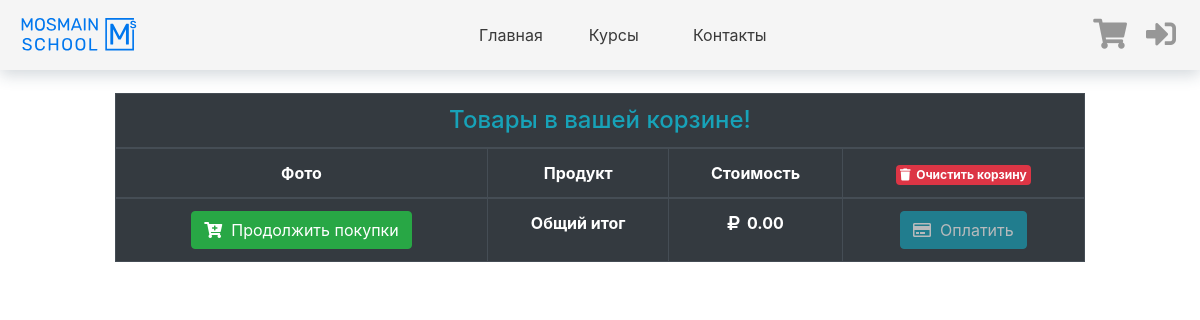
The page /cart.php on the database as committed earlier.
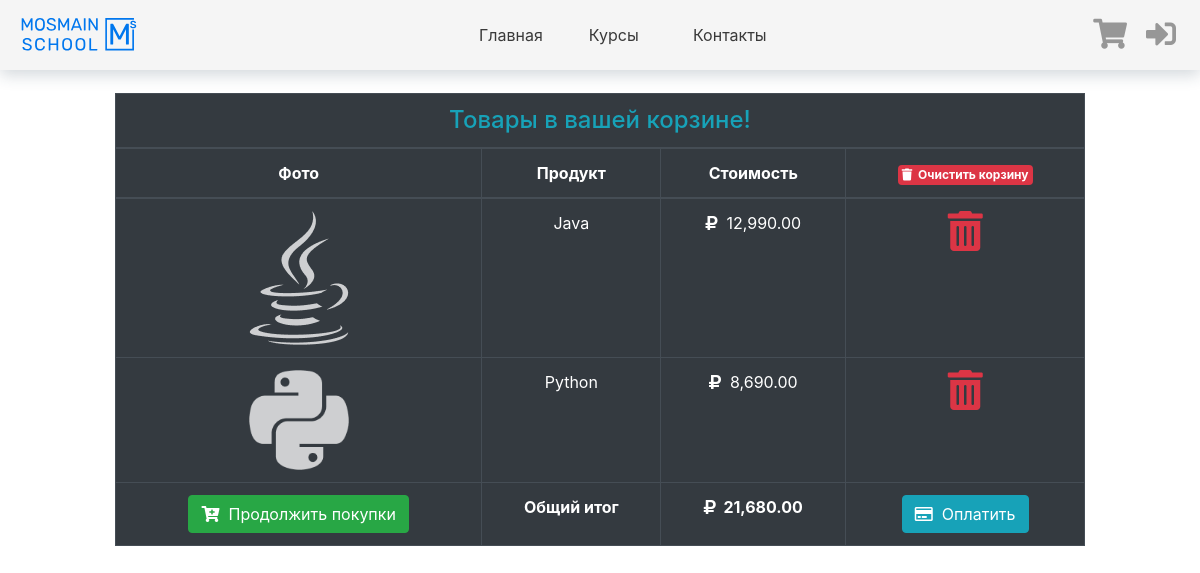
The same page on the database as committed later.
### tables this page shows
CREATE TABLE `cart` (
  `id` int(11) NOT NULL,
  `product_name` varchar(100) NOT NULL,
  `product_price` int(11) NOT NULL,
  `product_image` varchar(255) NOT NULL,
  `qty` int(10) NOT NULL,
  `total_price` varchar(100) NOT NULL,
  `product_code` varchar(10) NOT NULL
);

### cart.php (the view, shortened to what this page needs)
<?php
require 'assets/include/headerCart.php'
?>
<div class="container-fluid">
	<div class="row justify-content-center">
		<div class="col-lg-10">
			<div class="table-responsive mt-2">
				<table class="table table-bordered table-dark text-center">
					<thead>
						<tr>
							<td colspan="7">
								<h4 class="text-center text-info m-0">Товары в вашей корзине!</h4>
							</td>
						</tr>
						<tr>
							<th colspan="3">Фото</th>
							<th colspan="2">Продукт</th>
							<th>Стоимость</th>
							<th>
								<a href="action.php?clear=all" class="badge-danger badge p-1" onclick="return confirm('Вы уверены, что хотите очистить корзину?');"><i class="fas fa-trash"></i>&nbsp;&nbsp;Очистить корзину</a>
							</th>
						</tr>
					</thead>
					<tbody>
						<?php
							require 'config.php';
							$stmt = $conn->prepare('SELECT * FROM cart');
							$stmt->execute();
							$result = $stmt->get_result();
							$grand_total = 0;
							while ($row = $result->fetch_assoc()):
						?>
						<tr>
							<td colspan="3"><img src="<?=$row['product_image']?>" width="100"></td>
							<td colspan="2"><?=$row['product_name']?></td>
							<td><i class="fas fa-ruble-sign"></i>&nbsp;&nbsp;<?=number_format($row['total_price'],2);?></td>
							<td>
								<a href="action.php?remove=<?=$row['id']?>" class="text-danger lead" onclick="return confirm('Вы уверены, что хотите удалить данный товар из корзины?');"><i class="fas fa-trash-alt h1"></i></a>
							</td>
						</tr>
						<?php $grand_total+=$row['total_price']; ?>
						<?php endwhile;?>
						<tr>
							<td colspan="3">
								<a href="index.php" class="btn btn-success"><i class="fas fa-cart-plus"></i>&nbsp;&nbsp;Продолжить покупки</a>
							</td>
							<td colspan="2"><b>Общий итог</b></td>
							<td><b><i class="fas fa-ruble-sign"></i>&nbsp;&nbsp;<?=number_format($grand_total,2);?></b></td>
							<td>
								<a href="checkout.php" class="btn btn-info <?= ($grand_total > 1) ? '' : 'disabled' ?>"><i class="far fa-credit-card"></i>&nbsp;&nbsp;Оплатить</a>
							</td>
						</tr>
					</tbody>
				</table>
			</div>
		</div>
	</div>
</div>
</body>
</html>

### assets/include/headerCart.php (shortened to what this page needs)
<!doctype html>
<html lang="ru">
<head>
	<link rel="stylesheet" href="https://stackpath.bootstrapcdn.com/bootstrap/4.5.0/css/bootstrap.min.css"
>
	<link rel="stylesheet" href="https://cdnjs.cloudflare.com/ajax/libs/font-awesome/5.15.1/css/all.min.css"
 />
	<link rel="stylesheet" href="https://cdnjs.cloudflare.com/ajax/libs/animate.css/4.1.1/animate.min.css" />
	<link rel="stylesheet" href="./assets/css/style.css">
</head>
<body>
<header>
  <nav class="navbar navbar-expand-lg navbar-light">
    <a class="navbar-brand large-header" href="./#">
    </a>
    <div class="collapse navbar-collapse justify-content-center header-link" id="navbarNav">
      <ul class="navbar-nav">
        <li class="nav-item">
          <a class="nav-link header-link" href="./#">
            <span data-content="Главная">Главная</span>
          </a>
        </li>
        <li class="nav-item">
          <a class="nav-link header-link" href="./#course">
            <span data-content="Курсы">Курсы</span>
          </a>
        </li>
        <li class="nav-item">
          <a class="nav-link header-link" href="./#contacts">
            <span data-content="Контакты">Контакты</span>
          </a>
        </li>
      </ul>
    </div>
    <div class="collapse navbar-collapse justify-content-end shopping-icon" id="navbarNav">
      <ul class="navbar-nav">
        <li class="nav-item">
          <a class="nav-link" href="cart.php">
            <span class="fa-stack">
              <span class="fas fa-shopping-cart fa-stack-2x"></span>
            </span>
          </a>
        </li>
        <li class="nav-item">
          <a class="nav-link" href="#" data-toggle="modal" data-target="#auth">
            <?php if ( isset ($_SESSION['logged_user']) ) : ?>
              <i class="fas fa-user"></i>
            <?php else : ?>
              <i class="fas fa-sign-in-alt"></i>
            <?php endif; ?>
          </a>
        </li>
      </ul>
    </div>
  </nav>
</header>

### assets/css/style.css (style rules this page uses)
body { overflow-x: hidden; }
header { width: 100%; height: 85px; position: -webkit-sticky; position: sticky; top: 0; z-index: 600; }
header .navbar { -webkit-box-shadow: 0px 5px 15px rgba(34, 60, 80, 0.2); box-shadow: 0px 5px 15px rgba(34, 60, 80, 0.2); background: #F5F5F5; z-index: 500; }
header .navbar .navbar-brand { width: 140px; }
header .navbar .large-header { display: inline-block; }
header .navbar .fas { font-size: 30px; color: rgba(58, 58, 58, 0.5); }
header .navbar .header-link { -ms-flex-preferred-size: 90%; flex-basis: 90%; }
header .navbar .header-link .navbar-nav .nav-item { margin: 0 15px; width: 25%; text-align: justify; }
header .navbar .header-link .navbar-nav .nav-item .header-link { position: relative; -webkit-transition: -webkit-clip-path 275ms ease; transition: -webkit-clip-path 275ms ease; transition: clip-path 275ms ease; transition: clip-path 275ms ease, -webkit-clip-path 275ms ease; }
header .navbar .header-link .navbar-nav .nav-item .header-link span { position: relative; display: inline-block; color: #3A3A3A; }
header .navbar .header-link .navbar-nav .nav-item .header-link span::before { position: absolute; content: attr(data-content); color: #0077ee; text-decoration: underline; -webkit-clip-path: polygon(0 0, 0 0, 0% 100%, 0 100%); clip-path: polygon(0 0, 0 0, 0% 100%, 0 100%); -webkit-transition: -webkit-clip-path 275ms ease; transition: -webkit-clip-path 275ms ease; transition: clip-path 275ms ease; transition: clip-path 275ms ease, -webkit-clip-path 275ms ease; }
header .navbar .shopping-icon ul { -webkit-box-orient: horizontal; -webkit-box-direction: normal; -ms-flex-direction: row; flex-direction: row; -ms-flex-pack: distribute; justify-content: space-around; }
header .navbar-light .navbar-nav .nav-link { color: #3A3A3A; }

Rows that differ between the two databases and show on the page:
added cart: product_image (picture), product_name "Java", total_price "12,990.00"
added cart: product_image (picture), product_name "Python", total_price "8,690.00"
Other text that changed with them:
$grand_total: "0.00" → "21,680.00"
